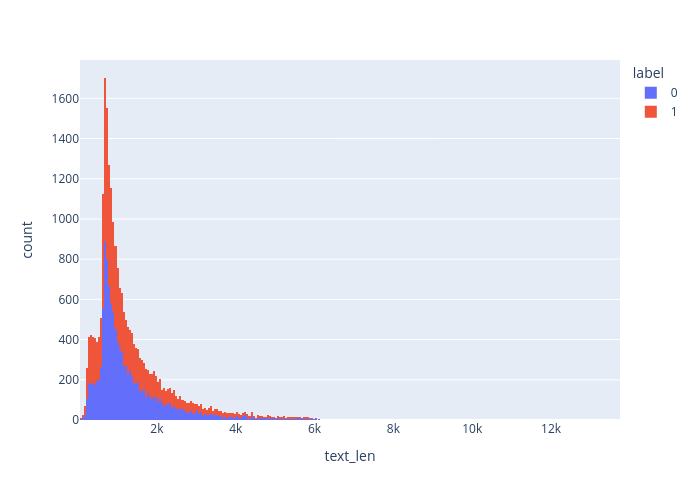

Source (notebook cell):
### Code cell
px.histogram(df, 'text_len', color='label', width=700, height=500, barmode="stack")

### Figure 1 — Plotly figure (JSON) as saved in the notebook; plotly's stock layout.template omitted (floating-point values rounded to 4 significant figures; data arrays with more than 128 entries replaced by an {"elided": "..."} marker saying what was removed)
{"data": [{"bingroup": "x", "hovertemplate": "label=0<br>text_len=%{x}<br>count=%{y}<extra></extra>", "legendgroup": "0", "marker": {"color": "#636efa", "pattern": {"shape": ""}}, "name": "0", "orientation": "v", "showlegend": true, "type": "histogram", "x": {"elided": "12500 int values"}, "xaxis": "x", "yaxis": "y"}, {"bingroup": "x", "hovertemplate": "label=1<br>text_len=%{x}<br>count=%{y}<extra></extra>", "legendgroup": "1", "marker": {"color": "#EF553B", "pattern": {"shape": ""}}, "name": "1", "orientation": "v", "showlegend": true, "type": "histogram", "x": {"elided": "12500 int values"}, "xaxis": "x", "yaxis": "y"}], "layout": {"barmode": "stack", "height": 500, "legend": {"title": {"text": "label"}, "tracegroupgap": 0}, "margin": {"t": 60}, "width": 700, "xaxis": {"anchor": "y", "domain": [0, 1], "title": {"text": "text_len"}}, "yaxis": {"anchor": "x", "domain": [0, 1], "title": {"text": "count"}}}}
